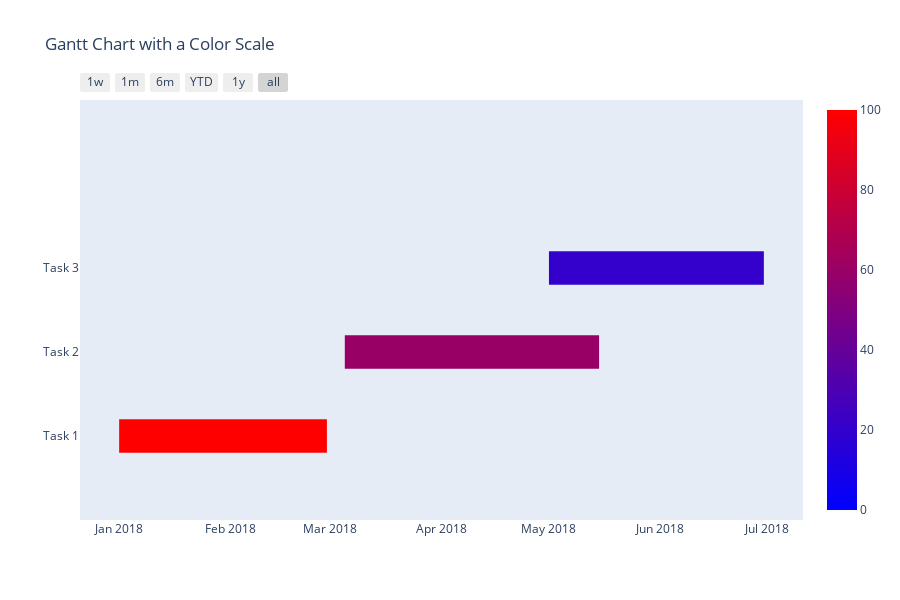

Notebook cell for this chart:
### Code cell
tasks = [
    dict(
        Task = 'Task 1',
        Start = '2018-01-01',
        Finish = '2018-02-28',
        Complete = 100
    ),
    dict(
        Task = 'Task 2',
        Start = '2018-03-05',
        Finish = '2018-05-15',
        Complete = 60
    ),
    dict(
        Task = 'Task 3',
        Start = '2018-05-01',
        Finish = '2018-06-30',
        Complete = 20
    )
]
fig = ff.create_gantt(
    tasks,
    title = 'Gantt Chart with a Color Scale',
    colors = 'Picnic',
    index_col = 'Complete',
    show_colorbar = True
)
offline.iplot(fig)

### Figure 1 — Plotly figure (JSON) as saved in the notebook; plotly's stock layout.template omitted (floating-point values rounded to 4 significant figures)
{"data": [{"fill": "toself", "fillcolor": "rgb(153.0, 0.0, 102.0)", "hoverinfo": "name", "legendgroup": "rgb(153.0, 0.0, 102.0)", "mode": "none", "name": "60", "showlegend": false, "type": "scatter", "x": ["2018-03-05", "2018-05-15", "2018-05-15", "2018-03-05"], "y": [0.8, 0.8, 1.2, 1.2]}, {"fill": "toself", "fillcolor": "rgb(255.0, 0.0, 0.0)", "hoverinfo": "name", "legendgroup": "rgb(255.0, 0.0, 0.0)", "mode": "none", "name": "100", "showlegend": false, "type": "scatter", "x": ["2018-01-01", "2018-02-28", "2018-02-28", "2018-01-01"], "y": [-0.2, -0.2, 0.2, 0.2]}, {"fill": "toself", "fillcolor": "rgb(51.0, 0.0, 204.0)", "hoverinfo": "name", "legendgroup": "rgb(51.0, 0.0, 204.0)", "mode": "none", "name": "20", "showlegend": false, "type": "scatter", "x": ["2018-05-01", "2018-06-30", "2018-06-30", "2018-05-01"], "y": [1.8, 1.8, 2.2, 2.2]}, {"legendgroup": "rgb(153.0, 0.0, 102.0)", "marker": {"color": "rgb(153.0, 0.0, 102.0)", "opacity": 0, "size": 1}, "mode": "markers", "name": "", "showlegend": false, "text": [null, null], "type": "scatter", "x": ["2018-03-05", "2018-05-15"], "y": [1, 1]}, {"legendgroup": "rgb(255.0, 0.0, 0.0)", "marker": {"cmax": 100, "cmin": 0, "color": "rgb(255.0, 0.0, 0.0)", "colorscale": [[0, "rgb(0.0, 0.0, 255.0)"], [1, "rgb(255.0, 0.0, 0.0)"]], "opacity": 0, "showscale": true, "size": 1}, "mode": "markers", "name": "", "showlegend": false, "text": [null, null], "type": "scatter", "x": ["2018-01-01", "2018-02-28"], "y": [0, 0]}, {"legendgroup": "rgb(51.0, 0.0, 204.0)", "marker": {"color": "rgb(51.0, 0.0, 204.0)", "opacity": 0, "size": 1}, "mode": "markers", "name": "", "showlegend": false, "text": [null, null], "type": "scatter", "x": ["2018-05-01", "2018-06-30"], "y": [2, 2]}], "layout": {"height": 600, "hovermode": "closest", "showlegend": false, "title": {"text": "Gantt Chart with a Color Scale"}, "xaxis": {"rangeselector": {"buttons": [{"count": 7, "label": "1w", "step": "day", "stepmode": "backward"}, {"count": 1, "label": "1m", "step": "month", "stepmode": "backward"}, {"count": 6, "label": "6m", "step": "month", "stepmode": "backward"}, {"count": 1, "label": "YTD", "step": "year", "stepmode": "todate"}, {"count": 1, "label": "1y", "step": "year", "stepmode": "backward"}, {"step": "all"}]}, "showgrid": false, "type": "date", "zeroline": false}, "yaxis": {"autorange": false, "range": [-1, 4], "showgrid": false, "ticktext": ["Task 1", "Task 2", "Task 3"], "tickvals": [0, 1, 2], "zeroline": false}}}
